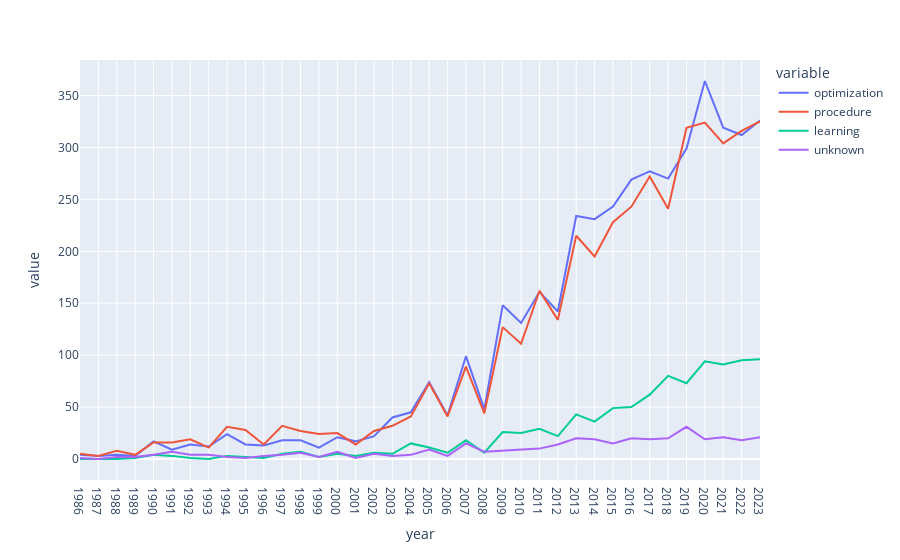

The cell this chart's notebook holds for it:
### Code cell
fig = px.line(df_paradigm[df_paradigm['year'] != 2024], x="year", y=df_paradigm.columns[1:5])


fig.update_layout(
    xaxis = dict(
        tickmode = 'linear',
        tick0 = df_paradigm['year'].min(),
        dtick = 1
    )
)

fig.show()

### Figure 1 — Plotly figure (JSON) as saved in the notebook; plotly's stock layout.template omitted (floating-point values rounded to 4 significant figures)
{"data": [{"hovertemplate": "variable=optimization<br>year=%{x}<br>value=%{y}<extra></extra>", "legendgroup": "optimization", "line": {"color": "#636efa", "dash": "solid"}, "marker": {"symbol": "circle"}, "mode": "lines", "name": "optimization", "orientation": "v", "showlegend": true, "type": "scatter", "x": [1986, 1987, 1988, 1989, 1990, 1991, 1992, 1993, 1994, 1995, 1996, 1997, 1998, 1999, 2000, 2001, 2002, 2003, 2004, 2005, 2006, 2007, 2008, 2009, 2010, 2011, 2012, 2013, 2014, 2015, 2016, 2017, 2018, 2019, 2020, 2021, 2022, 2023], "xaxis": "x", "y": [4, 3, 4, 3, 17, 9, 14, 12, 24, 14, 13, 18, 18, 11, 21, 17, 22, 40, 45, 74, 42, 99, 48, 148, 131, 161, 142, 234, 231, 243, 269, 277, 270, 299, 364, 319, 312, 326], "yaxis": "y"}, {"hovertemplate": "variable=procedure<br>year=%{x}<br>value=%{y}<extra></extra>", "legendgroup": "procedure", "line": {"color": "#EF553B", "dash": "solid"}, "marker": {"symbol": "circle"}, "mode": "lines", "name": "procedure", "orientation": "v", "showlegend": true, "type": "scatter", "x": [1986, 1987, 1988, 1989, 1990, 1991, 1992, 1993, 1994, 1995, 1996, 1997, 1998, 1999, 2000, 2001, 2002, 2003, 2004, 2005, 2006, 2007, 2008, 2009, 2010, 2011, 2012, 2013, 2014, 2015, 2016, 2017, 2018, 2019, 2020, 2021, 2022, 2023], "xaxis": "x", "y": [5, 3, 8, 4, 16, 16, 19, 11, 31, 28, 14, 32, 27, 24, 25, 14, 27, 32, 41, 73, 41, 89, 44, 127, 111, 162, 134, 215, 195, 228, 243, 272, 241, 319, 324, 304, 316, 325], "yaxis": "y"}, {"hovertemplate": "variable=learning<br>year=%{x}<br>value=%{y}<extra></extra>", "legendgroup": "learning", "line": {"color": "#00cc96", "dash": "solid"}, "marker": {"symbol": "circle"}, "mode": "lines", "name": "learning", "orientation": "v", "showlegend": true, "type": "scatter", "x": [1986, 1987, 1988, 1989, 1990, 1991, 1992, 1993, 1994, 1995, 1996, 1997, 1998, 1999, 2000, 2001, 2002, 2003, 2004, 2005, 2006, 2007, 2008, 2009, 2010, 2011, 2012, 2013, 2014, 2015, 2016, 2017, 2018, 2019, 2020, 2021, 2022, 2023], "xaxis": "x", "y": [0, 0, 0, 1, 4, 3, 1, 0, 3, 2, 1, 5, 7, 2, 5, 3, 6, 5, 15, 11, 6, 18, 6, 26, 25, 29, 22, 43, 36, 49, 50, 62, 80, 73, 94, 91, 95, 96], "yaxis": "y"}, {"hovertemplate": "variable=unknown<br>year=%{x}<br>value=%{y}<extra></extra>", "legendgroup": "unknown", "line": {"color": "#ab63fa", "dash": "solid"}, "marker": {"symbol": "circle"}, "mode": "lines", "name": "unknown", "orientation": "v", "showlegend": true, "type": "scatter", "x": [1986, 1987, 1988, 1989, 1990, 1991, 1992, 1993, 1994, 1995, 1996, 1997, 1998, 1999, 2000, 2001, 2002, 2003, 2004, 2005, 2006, 2007, 2008, 2009, 2010, 2011, 2012, 2013, 2014, 2015, 2016, 2017, 2018, 2019, 2020, 2021, 2022, 2023], "xaxis": "x", "y": [1, 0, 2, 2, 4, 7, 4, 4, 2, 1, 3, 4, 6, 2, 7, 1, 5, 3, 4, 9, 3, 15, 7, 8, 9, 10, 14, 20, 19, 15, 20, 19, 20, 31, 19, 21, 18, 21], "yaxis": "y"}], "layout": {"legend": {"title": {"text": "variable"}, "tracegroupgap": 0}, "margin": {"t": 60}, "xaxis": {"anchor": "y", "domain": [0, 1], "dtick": 1, "tick0": 1986, "tickmode": "linear", "title": {"text": "year"}}, "yaxis": {"anchor": "x", "domain": [0, 1], "title": {"text": "value"}}}}
